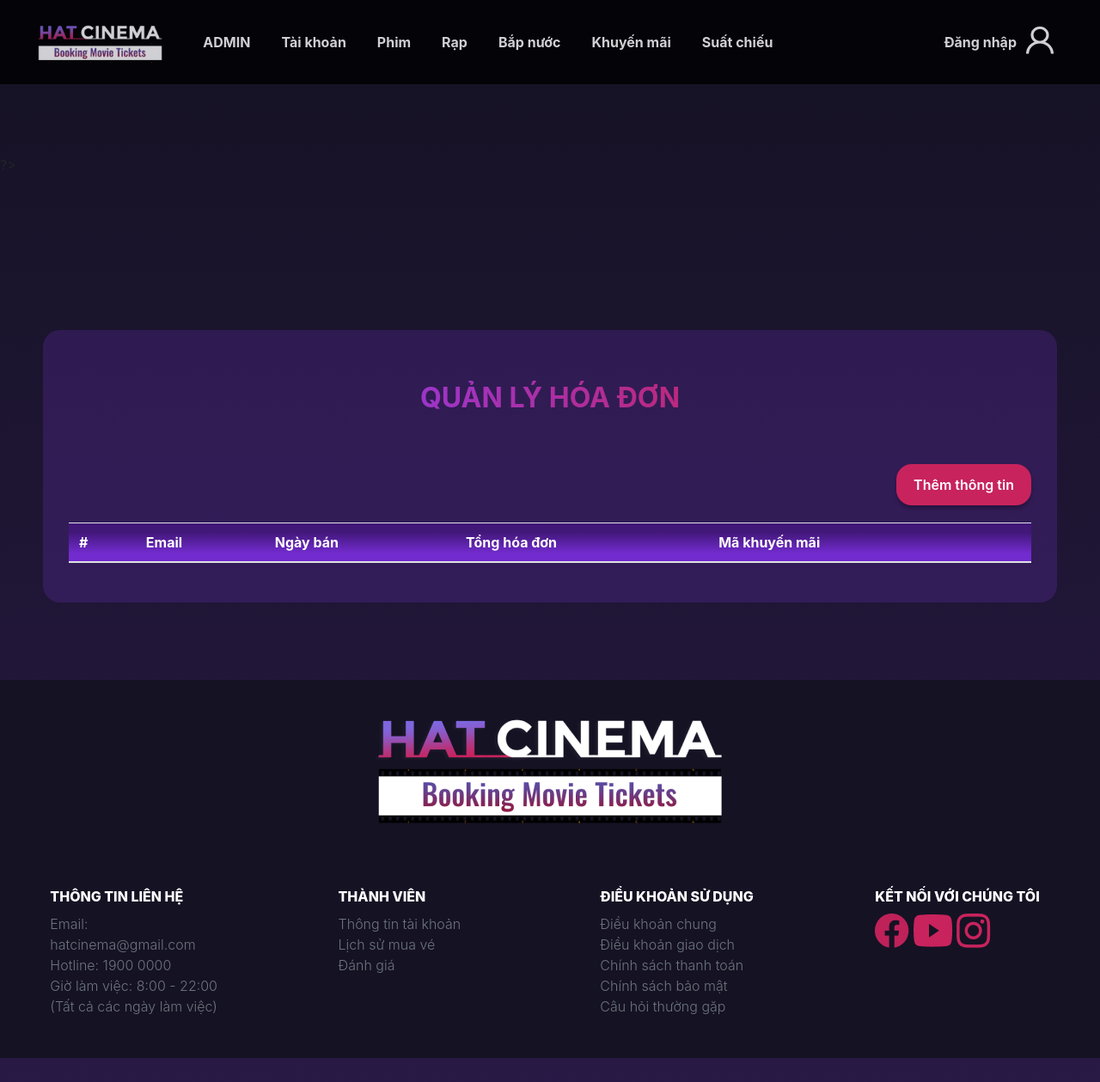
The app's page /admin.php, older data.
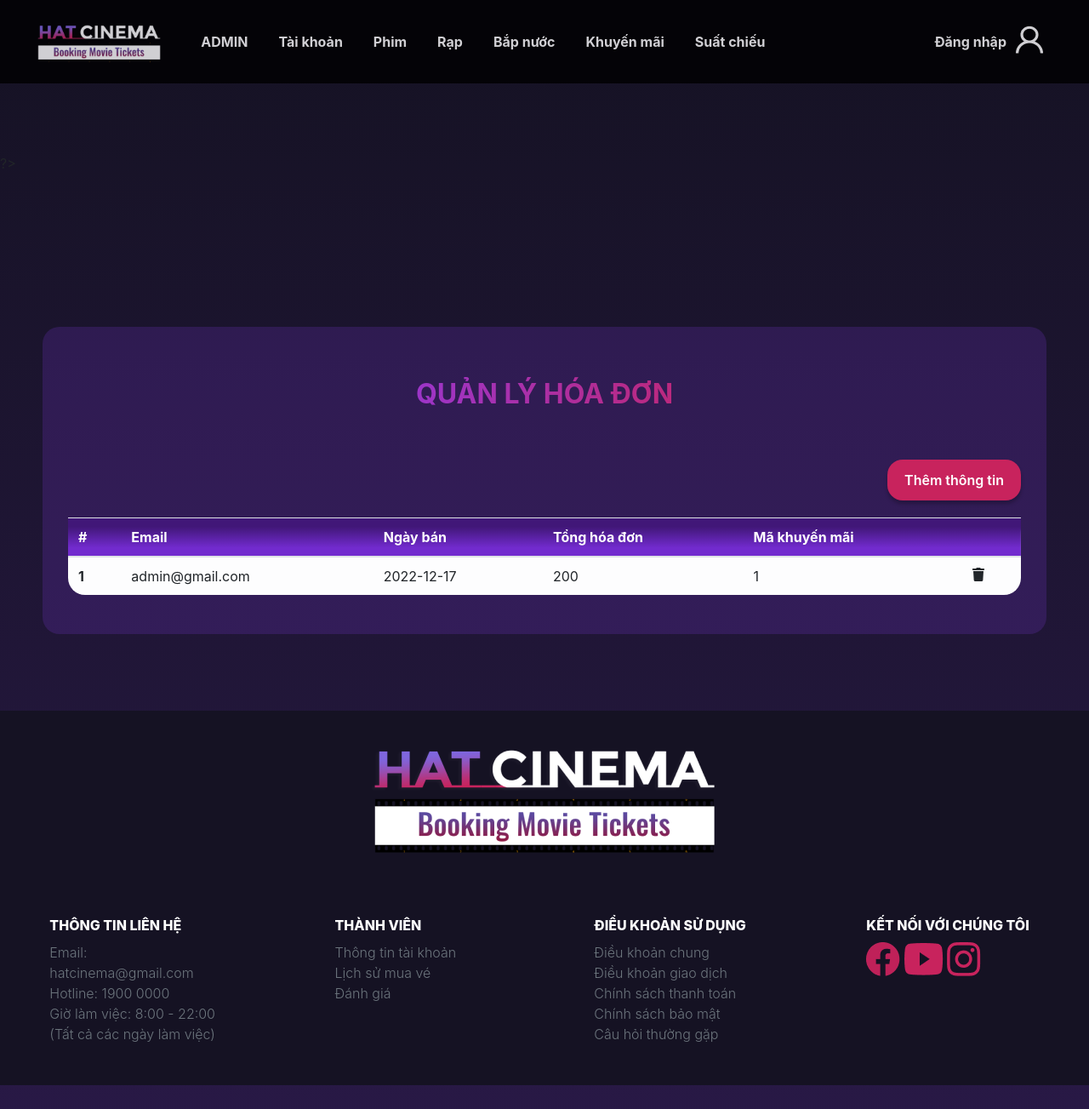
The same page, newer data.
### tables this page shows
CREATE TABLE `hoadon` (
  `maHD` int(11) NOT NULL,
  `ngayDat` date NOT NULL,
  `email` varchar(256) NOT NULL,
  `tongTien` int(11) DEFAULT NULL,
  `maKM` int(11) DEFAULT NULL
);

### utils.php (called while the page is built, shortened)
<?php
function connectData()
{
    $conn = mysqli_connect("localhost", "root", "", "xemphimhat");
    mysqli_set_charset($conn, 'utf8');
    return $conn;
}
function getAllData($statement, $getData)
{
    $result = [];
    $conn = connectData();
    $query = mysqli_query($conn, $statement);
    while ($row = mysqli_fetch_assoc($query)) {
        array_push($result,$row);
    }
    return $result;
}

### admin.php (the view, shortened to what this page needs)
<?php
require_once('./utils.php');
$statementGetBill = "SELECT maHD,ngayDat,email,tongTien,maKM FROM hoadon";
$dataGetBill = getAllData($statementGetBill, 1); ?>
<!DOCTYPE html>
<html lang="en">
<head>
    <link rel="stylesheet" href="https://cdn.jsdelivr.net/npm/bootstrap@4.0.0/dist/css/bootstrap.min.css">
    <link rel="stylesheet" href="https://cdnjs.cloudflare.com/ajax/libs/font-awesome/5.15.4/css/all.min.css" />
    <link rel="stylesheet" href="./css/sidebar_admin.css">
    <link rel="stylesheet" href="./css/nav.css">
    <link rel="stylesheet" href="./css/footer.css">
    <link rel="stylesheet" href="./css/general.css">
    <link rel="stylesheet" href="./css/admin.css">
    <link rel="stylesheet" href="./css/modal_box.css">
</head>
<body>
    <div class="heading">
        <nav class="navbar navbar-expand-lg navbar-dark fixed-top mg" style="background-color:black;">
            <div class="container-fluid">
                <a class="navbar-brand" href="./index.php"><img src="./img/logo.png" width="100%" height="72px"></img></a>
                <div class="collapse navbar-collapse" id="myNavbar">
                    <ul class="nav navbar-nav mr-auto heading">
                        <li class="nav-item active" id="bill"><a class="nav-link text-white" href="#">ADMIN</a></li>
                        <li class="nav-item" id="account"><a class="nav-link text-white" href="#">Tài khoản</a></li>
                        <li class="nav-item" id="film"><a class="nav-link text-white" href="#">Phim</a></li>
                        <li class="nav-item" id="cinema"><a class="nav-link text-white" href="#">Rạp</a></li>
                        <li class="nav-item" id="drink"><a class="nav-link text-white" href="#">Bắp nước</a></li>
                        <li class="nav-item" id="promotion-admin"><a class="nav-link text-white" href="#">Khuyến mãi</a></li>
                        <li class="nav-item" id="showtime"><a class="nav-link text-white" href="#">Suất chiếu</a></li>
                    </ul>
                    <ul class="nav navbar-nav mr-5 heading">
                        <li class="nav-item login-logout"><a class="nav-link text-white">
                                <?php
                                if (isset($_SESSION['username'])) {
                                    echo $_SESSION['username']['ten'];
                                } else {
                                    echo "Đăng nhập";
                                }
                                ?>
                                <span> <img src="./img/ic_user.png" alt="" class="img-user"> </span></a></li>
                    </ul>
                </div>
            </div>
        </nav>
    </div>
    <div class="body">
        <h2 class="header-admin">QUẢN LÝ HÓA ĐƠN</h2>
        <div class="info d-flex justify-content-end">
            <a class="btn-infomation box-shadow">Thêm thông tin</a>
        </div>
        <table class="table table-light table-hover">
            <thead class="thead-purple ">
                <tr>
                    <th scope="col">#</th>
                    <th scope="col">Email</th>
                    <th scope="col">Ngày bán</th>
                    <th scope="col">Tổng hóa đơn</th>
                    <th scope="col">Mã khuyến mãi</th>
                    <th scope="col"></th>
                </tr>
            </thead>
            <tbody>
            <?php
        foreach ($dataGetBill as $value) :
            $maHD = $value['maHD'];
            $email = $value['email'];
            $ngayDat = $value['ngayDat'];
            $tongTien = $value['tongTien'];
            $maKM = $value['maKM'];
        ?>
            <tr>
                <th scope="col">
                    <?php
                    echo $maHD;
                    ?>
                </th>
                <td contentEditable='true' class='edit' id="email_hoadon_<?php echo $maHD;?>_maHD"><?php echo $email; ?></td>
                <td contentEditable='true' class='edit' id="ngayDat_hoadon_<?php echo $maHD;?>_maHD"><?php echo $ngayDat; ?></td>
                <td contentEditable='true' class='edit' id="tongTien_hoadon_<?php echo $maHD;?>_maHD"><?php echo $tongTien ?></td>
                <td contentEditable='true' class='edit' id="maKM_hoadon_<?php echo $maHD;?>_maHD"><?php echo $maKM ?></td>
                <td>
                    <i class="fas fa-trash email taikhoan" id="<?php echo $value['email'] ?>"></i>
                </td>
            </tr>
        <?php endforeach; ?>
            </tbody>
        </table>
    </div>
    <?php include_once('./footer.php') ?>
</body>
</html>

### footer.php (shortened to what this page needs)
<div class="footer">
        <div class="logo">
            <img src="./img/logo.png" alt="HAT cinema logo">
        </div>
        <div class="info">
            <div class="thong_tin_lien_he info_child">
                <div class="row">
                    <div class="col-md-8 offset-md-2">THÔNG TIN LIÊN HỆ</div>
                    <div class="col-md-8 offset-md-2 text-muted font-weight-light mt-2">
                        Email: hatcinema@gmail.com <br>
                        Hotline: 1900 0000 <br>
                        Giờ làm việc: 8:00 - 22:00 (Tất cả các ngày làm việc)
                    </div>
                </div>
            </div>
            <div class="thanh_vien info_child">
                <div class="row">
                    <div class="col-md-8 offset-md-2">THÀNH VIÊN</div>
                    <div class="col-md-8 offset-md-2 text-muted font-weight-light mt-2">
                        Thông tin tài khoản <br>
                        Lịch sử mua vé <br>
                        Đánh giá
                    </div>
                </div>
            </div>
            <div class="dieu_khoan_su_dung info_child">
                <div class="row">
                    <div class="col-md-8 offset-md-2">ĐIỂU KHOẢN SỬ DỤNG</div>
                    <div class="col-md-8 offset-md-2 text-muted font-weight-light mt-2">
                        Điều khoản chung<br>
                        Điều khoản giao dịch<br>
                        Chính sách thanh toán<br>
                        Chính sách bảo mật<br>
                        Câu hỏi thường gặp
                    </div>
                </div>
            </div>
            <div class="ket_noi_voi_chung_toi info_child">
                <div class="row">
                    <div class="col-md-12 offset-md-2">KẾT NỐI VỚI CHÚNG TÔI</div>
                    <div class="col-md-8 offset-md-2 text-muted font-weight-light mt-2">
                        <img src="./img/icon_facebook.png">
                        <img src="./img/icon_youtube.png">
                        <img src="./img/icon_instagram.png">
                    </div>
                </div>
            </div>
        </div>
    </div>

### css/sidebar_admin.css (style rules this page uses)
* { padding: 0; margin: 0; box-sizing: border-box; }

### css/nav.css (style rules this page uses)
* { padding: 0; margin: 0; box-sizing: border-box; }
.nav li { font-size: 16px; font-weight: bold; padding: 0 10px; }
.heading { position: relative; }
.img-user { position: absolute; top: 1px; right: -25px; }
.navbar { background: linear-gradient(180deg, rgba(0, 0, 0, 0.65) 15.1%, rgba(0, 0, 0, 0.585) 86.98%); opacity: 0.8; }

### css/footer.css (style rules this page uses)
.footer { background-color: #151223; }
.footer .logo { margin: 0 40px 40px 40px; text-align: center; }
.footer .info { display: flex; padding-bottom: 48px; align-items: flex-start; }
.info_child { flex: 1; color: #fff; font-weight: 800; display: flex; align-items: center; justify-content: center; }

### css/general.css (style rules this page uses)
.box-shadow { box-shadow: 0px 4px 4px rgba(0, 0, 0, 0.25); }
.text-white { color: white; }

### css/admin.css (style rules this page uses)
body { background: linear-gradient(#151223,#291947); background-repeat: no-repeat; margin: 180px 0px 90px 0px; }
.body { background: #8c3cf22e; margin: 180px 50px 90px 50px; border-radius: 20px; padding: 30px; }
table { border-radius: 20px; }
.header-admin { text-align: center; padding: 30px; font-weight: bolder; background: linear-gradient(90.04deg, #8C3CF2 21.55%, #C8235D 75.31%); -webkit-background-clip: text; -webkit-text-fill-color: transparent; background-clip: text; }
.thead-purple { background: linear-gradient(180deg, #411778 21.55%, #722bce 75.31%); color: #fff; }
.btn-infomation { border-radius: 18px; background-color: #C8235D; padding: 12px 20px; text-decoration: none; color: #fff !important; font-weight: 600; margin: 20px 0; }

Row changes from the older to the newer data that the page shows:
added hoadon: maHD "1", email "admin@gmail.com", ngayDat "2022-12-17", tongTien "200", maKM "1"
